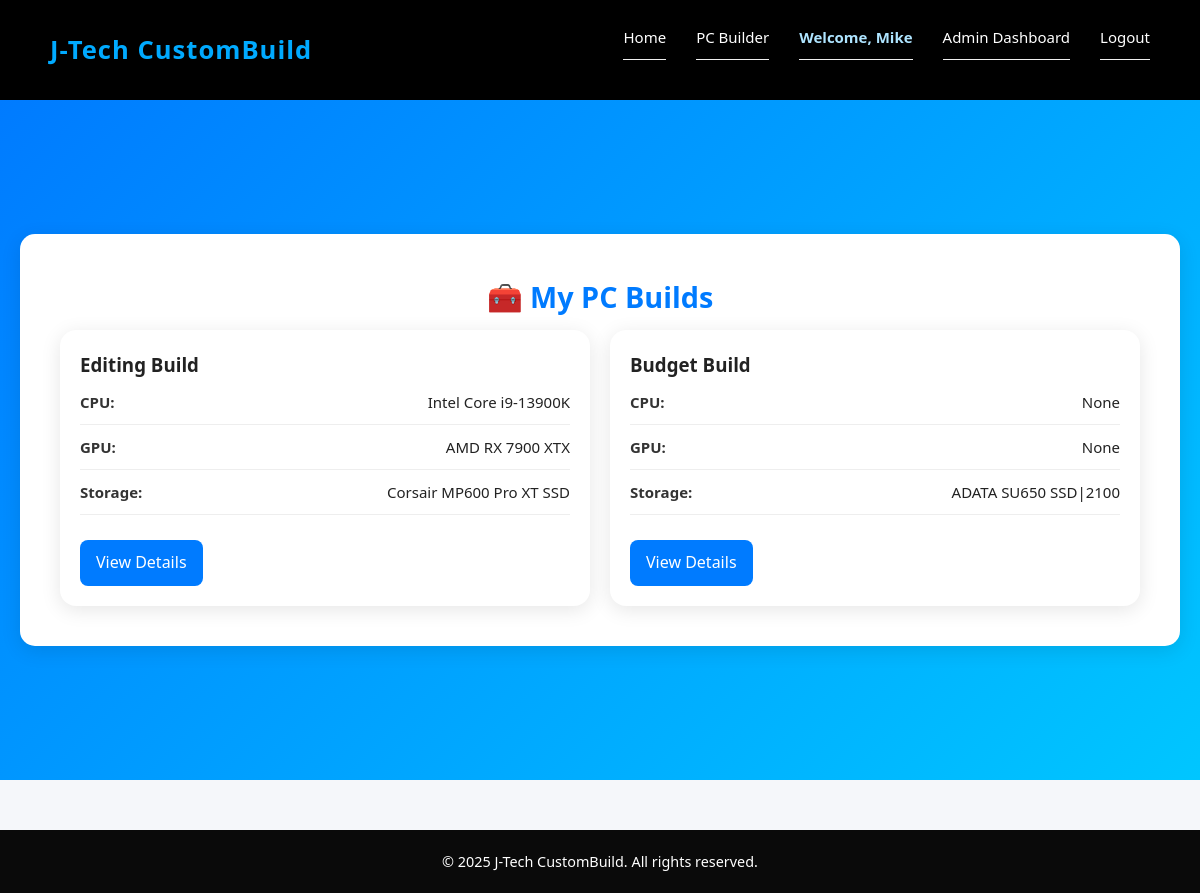
The page /my-builds (signed in) on the database its author committed.
### tables this page shows
CREATE TABLE builds (id INTEGER PRIMARY KEY AUTOINCREMENT, user TEXT, purpose TEXT, cpu TEXT, mobo TEXT, ram TEXT, gpu TEXT, storage TEXT, psu TEXT, cases TEXT, fullname TEXT, address TEXT, contact TEXT, status TEXT, price REAL);

### app.py (the view)
@app.route('/my-builds')
def my_builds():
    if 'user' not in session:
        flash('Please log in to view your builds.', 'warning')
        return redirect(url_for('login'))
    user = session['user']
    with sqlite3.connect(DB_NAME) as conn:
        cur = conn.cursor()
        cur.execute('''
            SELECT id, purpose, cpu, mobo, ram, gpu, storage, psu, cases, fullname, address, contact
            FROM builds
            WHERE user = ?
            ORDER BY id DESC
        ''', (user,))
        builds = cur.fetchall()
    return render_template('my_builds.html', builds=builds)

### templates/my_builds.html (shortened to what this page needs)
{% extends "base.html" %}
{% block content %}
<main class="builder-page">
<div class="builder-container">
  <h2>🧰 My PC Builds</h2>
  {% if builds %}
  <div class="builds-grid">
    {% for build in builds %}
    <div class="build-card">
      <h3>{{ build[1] | capitalize }} Build</h3>
      <ul>
        <li><strong>CPU:</strong> {{ build[2] }}</li>
        <li><strong>GPU:</strong> {{ build[5] }}</li>
        <li><strong>Storage:</strong> {{ build[6] }}</li>
      </ul>
      <a href="{{ url_for('view_build', id=build[0]) }}" class="btn-view">View Details</a>
    </div>
    {% endfor %}
  </div>
  {% else %}
  <p>No builds found. <a href="{{ url_for('choose_purpose') }}">Start building one!</a></p>
  {% endif %}
</div>
</main>
{% endblock %}

### static/styles.css (style rules this page uses)
* { margin: 0; padding: 0; box-sizing: border-box; font-family: 'Poppins', 'Segoe UI', sans-serif; }
body { background-color: #f5f7fa; color: #222; line-height: 1.6; }
.builder-page { display: flex; justify-content: center; align-items: center; min-height: 85vh; background: linear-gradient(135deg, #007bff, #00c6ff); color: #fff; text-align: center; padding: 40px 20px; }
.builder-container { background: #fff; color: #222; padding: 40px; border-radius: 20px; box-shadow: 0 5px 25px rgba(0, 0, 0, 0.2); max-width: 900px; width: 100%; }
.builder-container { max-width: 1200px; margin: 50px auto; background: #fff; padding: 40px; border-radius: 15px; box-shadow: 0 5px 20px rgba(0,0,0,0.1); }
.builder-container h2 { color: #007bff; font-size: 1.8rem; margin-bottom: 10px; }
.builds-grid { display: grid; grid-template-columns: repeat(auto-fit, minmax(320px, 1fr)); gap: 20px; }
.build-card { background: #fff; border-radius: 16px; box-shadow: 0 4px 20px rgba(0, 0, 0, 0.1); padding: 20px; text-align: left; transition: transform 0.2s ease, box-shadow 0.3s ease; }
.btn-view, .btn-back { display: inline-block; background: #007bff; color: white; padding: 10px 16px; border-radius: 8px; text-decoration: none; transition: background 0.3s ease; }
ul { list-style: none; padding: 0; margin-bottom: 25px; }
ul li { padding: 10px 0; border-bottom: 1px solid #eee; font-size: 15px; display: flex; justify-content: space-between; }
ul li strong { color: #333; }

### rows shown on the page
builds: purpose "Editing", cpu "Intel Core i9-13900K", gpu "AMD RX 7900 XTX", storage "Corsair MP600 Pro XT SSD"
builds: purpose "Budget", build "None", storage "ADATA SU650 SSD|2100"

### other values the page prints
{{ session['user'] }} "Mike"
